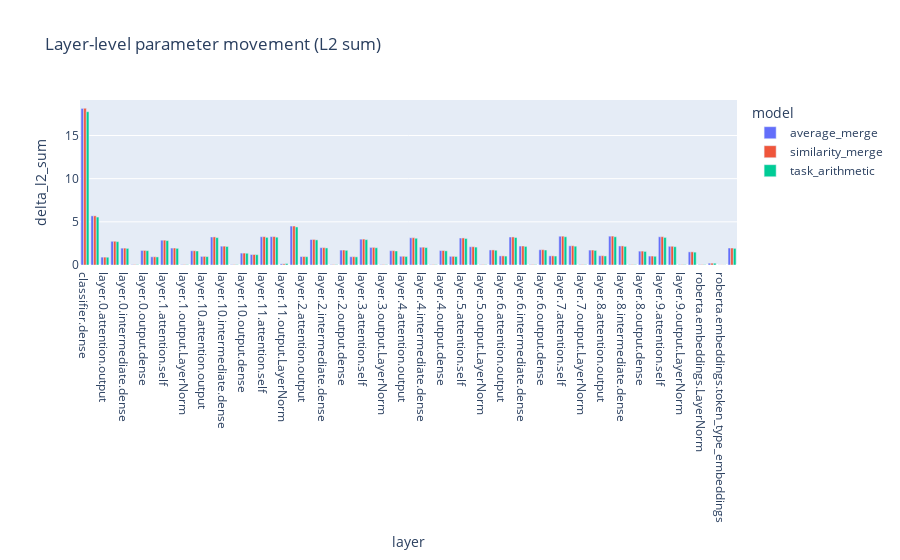

Source (notebook cell):
### Code cell
if not layer_deltas_df.empty:
    fig = px.bar(
        layer_deltas_df,
        x="layer",
        y="delta_l2_sum",
        color="model",
        barmode="group",
        title="Layer-level parameter movement (L2 sum)",
    )
    fig.show()

### Figure 1 — Plotly figure (JSON) as saved in the notebook; plotly's stock layout.template omitted (floating-point values rounded to 4 significant figures)
{"data": [{"alignmentgroup": "True", "hovertemplate": "model=average_merge<br>layer=%{x}<br>delta_l2_sum=%{y}<extra></extra>", "legendgroup": "average_merge", "marker": {"color": "#636efa", "pattern": {"shape": ""}}, "name": "average_merge", "offsetgroup": "average_merge", "orientation": "v", "showlegend": true, "textposition": "auto", "type": "bar", "x": ["classifier.dense", "classifier.out_proj", "layer.0.attention.output", "layer.0.attention.self", "layer.0.intermediate.dense", "layer.0.output.LayerNorm", "layer.0.output.dense", "layer.1.attention.output", "layer.1.attention.self", "layer.1.intermediate.dense", "layer.1.output.LayerNorm", "layer.1.output.dense", "layer.10.attention.output", "layer.10.attention.self", "layer.10.intermediate.dense", "layer.10.output.LayerNorm", "layer.10.output.dense", "layer.11.attention.output", "layer.11.attention.self", "layer.11.intermediate.dense", "layer.11.output.LayerNorm", "layer.11.output.dense", "layer.2.attention.output", "layer.2.attention.self", "layer.2.intermediate.dense", "layer.2.output.LayerNorm", "layer.2.output.dense", "layer.3.attention.output", "layer.3.attention.self", "layer.3.intermediate.dense", "layer.3.output.LayerNorm", "layer.3.output.dense", "layer.4.attention.output", "layer.4.attention.self", "layer.4.intermediate.dense", "layer.4.output.LayerNorm", "layer.4.output.dense", "layer.5.attention.output", "layer.5.attention.self", "layer.5.intermediate.dense", "layer.5.output.LayerNorm", "layer.5.output.dense", "layer.6.attention.output", "layer.6.attention.self", "layer.6.intermediate.dense", "layer.6.output.LayerNorm", "layer.6.output.dense", "layer.7.attention.output", "layer.7.attention.self", "layer.7.intermediate.dense", "layer.7.output.LayerNorm", "layer.7.output.dense", "layer.8.attention.output", "layer.8.attention.self", "layer.8.intermediate.dense", "layer.8.output.LayerNorm", "layer.8.output.dense", "layer.9.attention.output", "layer.9.attention.self", "layer.9.intermediate.dense", "layer.9.output.LayerNorm", "layer.9.output.dense", "roberta.embeddings.LayerNorm", "roberta.embeddings.position_embeddings", "roberta.embeddings.token_type_embeddings", "roberta.embeddings.word_embeddings"], "xaxis": "x", "y": [18.14, 5.692, 0.9122, 2.747, 1.954, 0.04358, 1.688, 0.9512, 2.874, 1.962, 0.04395, 1.65, 0.9963, 3.245, 2.181, 0.04351, 1.379, 1.216, 3.275, 3.287, 0.132, 4.511, 0.9783, 2.951, 2.009, 0.04426, 1.728, 0.961, 2.994, 2.036, 0.0446, 1.657, 1.011, 3.154, 2.059, 0.04245, 1.674, 1.004, 3.125, 2.113, 0.04222, 1.743, 1.054, 3.242, 2.196, 0.04581, 1.767, 1.057, 3.332, 2.221, 0.04412, 1.727, 1.074, 3.34, 2.205, 0.04269, 1.606, 1.035, 3.27, 2.168, 0.04216, 1.521, 0.04163, 0.2122, 0.01503, 1.967], "yaxis": "y"}, {"alignmentgroup": "True", "hovertemplate": "model=similarity_merge<br>layer=%{x}<br>delta_l2_sum=%{y}<extra></extra>", "legendgroup": "similarity_merge", "marker": {"color": "#EF553B", "pattern": {"shape": ""}}, "name": "similarity_merge", "offsetgroup": "similarity_merge", "orientation": "v", "showlegend": true, "textposition": "auto", "type": "bar", "x": ["classifier.dense", "classifier.out_proj", "layer.0.attention.output", "layer.0.attention.self", "layer.0.intermediate.dense", "layer.0.output.LayerNorm", "layer.0.output.dense", "layer.1.attention.output", "layer.1.attention.self", "layer.1.intermediate.dense", "layer.1.output.LayerNorm", "layer.1.output.dense", "layer.10.attention.output", "layer.10.attention.self", "layer.10.intermediate.dense", "layer.10.output.LayerNorm", "layer.10.output.dense", "layer.11.attention.output", "layer.11.attention.self", "layer.11.intermediate.dense", "layer.11.output.LayerNorm", "layer.11.output.dense", "layer.2.attention.output", "layer.2.attention.self", "layer.2.intermediate.dense", "layer.2.output.LayerNorm", "layer.2.output.dense", "layer.3.attention.output", "layer.3.attention.self", "layer.3.intermediate.dense", "layer.3.output.LayerNorm", "layer.3.output.dense", "layer.4.attention.output", "layer.4.attention.self", "layer.4.intermediate.dense", "layer.4.output.LayerNorm", "layer.4.output.dense", "layer.5.attention.output", "layer.5.attention.self", "layer.5.intermediate.dense", "layer.5.output.LayerNorm", "layer.5.output.dense", "layer.6.attention.output", "layer.6.attention.self", "layer.6.intermediate.dense", "layer.6.output.LayerNorm", "layer.6.output.dense", "layer.7.attention.output", "layer.7.attention.self", "layer.7.intermediate.dense", "layer.7.output.LayerNorm", "layer.7.output.dense", "layer.8.attention.output", "layer.8.attention.self", "layer.8.intermediate.dense", "layer.8.output.LayerNorm", "layer.8.output.dense", "layer.9.attention.output", "layer.9.attention.self", "layer.9.intermediate.dense", "layer.9.output.LayerNorm", "layer.9.output.dense", "roberta.embeddings.LayerNorm", "roberta.embeddings.position_embeddings", "roberta.embeddings.token_type_embeddings", "roberta.embeddings.word_embeddings"], "xaxis": "x", "y": [18.16, 5.695, 0.914, 2.752, 1.959, 0.04361, 1.691, 0.9538, 2.88, 1.967, 0.04405, 1.654, 0.999, 3.254, 2.186, 0.04358, 1.382, 1.217, 3.281, 3.291, 0.1326, 4.513, 0.9806, 2.958, 2.015, 0.0444, 1.733, 0.9637, 3.002, 2.043, 0.04473, 1.663, 1.015, 3.164, 2.067, 0.04258, 1.68, 1.008, 3.136, 2.12, 0.04235, 1.748, 1.058, 3.251, 2.204, 0.04596, 1.774, 1.06, 3.341, 2.229, 0.04437, 1.732, 1.077, 3.35, 2.211, 0.04276, 1.611, 1.038, 3.278, 2.173, 0.04224, 1.525, 0.04177, 0.2134, 0.01518, 1.967], "yaxis": "y"}, {"alignmentgroup": "True", "hovertemplate": "model=task_arithmetic<br>layer=%{x}<br>delta_l2_sum=%{y}<extra></extra>", "legendgroup": "task_arithmetic", "marker": {"color": "#00cc96", "pattern": {"shape": ""}}, "name": "task_arithmetic", "offsetgroup": "task_arithmetic", "orientation": "v", "showlegend": true, "textposition": "auto", "type": "bar", "x": ["classifier.dense", "classifier.out_proj", "layer.0.attention.output", "layer.0.attention.self", "layer.0.intermediate.dense", "layer.0.output.LayerNorm", "layer.0.output.dense", "layer.1.attention.output", "layer.1.attention.self", "layer.1.intermediate.dense", "layer.1.output.LayerNorm", "layer.1.output.dense", "layer.10.attention.output", "layer.10.attention.self", "layer.10.intermediate.dense", "layer.10.output.LayerNorm", "layer.10.output.dense", "layer.11.attention.output", "layer.11.attention.self", "layer.11.intermediate.dense", "layer.11.output.LayerNorm", "layer.11.output.dense", "layer.2.attention.output", "layer.2.attention.self", "layer.2.intermediate.dense", "layer.2.output.LayerNorm", "layer.2.output.dense", "layer.3.attention.output", "layer.3.attention.self", "layer.3.intermediate.dense", "layer.3.output.LayerNorm", "layer.3.output.dense", "layer.4.attention.output", "layer.4.attention.self", "layer.4.intermediate.dense", "layer.4.output.LayerNorm", "layer.4.output.dense", "layer.5.attention.output", "layer.5.attention.self", "layer.5.intermediate.dense", "layer.5.output.LayerNorm", "layer.5.output.dense", "layer.6.attention.output", "layer.6.attention.self", "layer.6.intermediate.dense", "layer.6.output.LayerNorm", "layer.6.output.dense", "layer.7.attention.output", "layer.7.attention.self", "layer.7.intermediate.dense", "layer.7.output.LayerNorm", "layer.7.output.dense", "layer.8.attention.output", "layer.8.attention.self", "layer.8.intermediate.dense", "layer.8.output.LayerNorm", "layer.8.output.dense", "layer.9.attention.output", "layer.9.attention.self", "layer.9.intermediate.dense", "layer.9.output.LayerNorm", "layer.9.output.dense", "roberta.embeddings.LayerNorm", "roberta.embeddings.position_embeddings", "roberta.embeddings.token_type_embeddings", "roberta.embeddings.word_embeddings"], "xaxis": "x", "y": [17.76, 5.553, 0.8995, 2.705, 1.925, 0.04279, 1.662, 0.9361, 2.827, 1.93, 0.04348, 1.625, 0.974, 3.173, 2.147, 0.04304, 1.358, 1.195, 3.201, 3.221, 0.1675, 4.406, 0.9642, 2.909, 1.976, 0.04354, 1.7, 0.944, 2.939, 1.999, 0.04385, 1.625, 0.9917, 3.097, 2.02, 0.04162, 1.64, 0.9854, 3.071, 2.074, 0.0416, 1.712, 1.034, 3.186, 2.153, 0.04474, 1.735, 1.038, 3.274, 2.177, 0.04348, 1.694, 1.05, 3.274, 2.157, 0.04167, 1.572, 1.012, 3.196, 2.123, 0.04164, 1.49, 0.04105, 0.2078, 0.01478, 1.927], "yaxis": "y"}], "layout": {"barmode": "group", "legend": {"title": {"text": "model"}, "tracegroupgap": 0}, "title": {"text": "Layer-level parameter movement (L2 sum)"}, "xaxis": {"anchor": "y", "domain": [0, 1], "title": {"text": "layer"}}, "yaxis": {"anchor": "x", "domain": [0, 1], "title": {"text": "delta_l2_sum"}}}}
